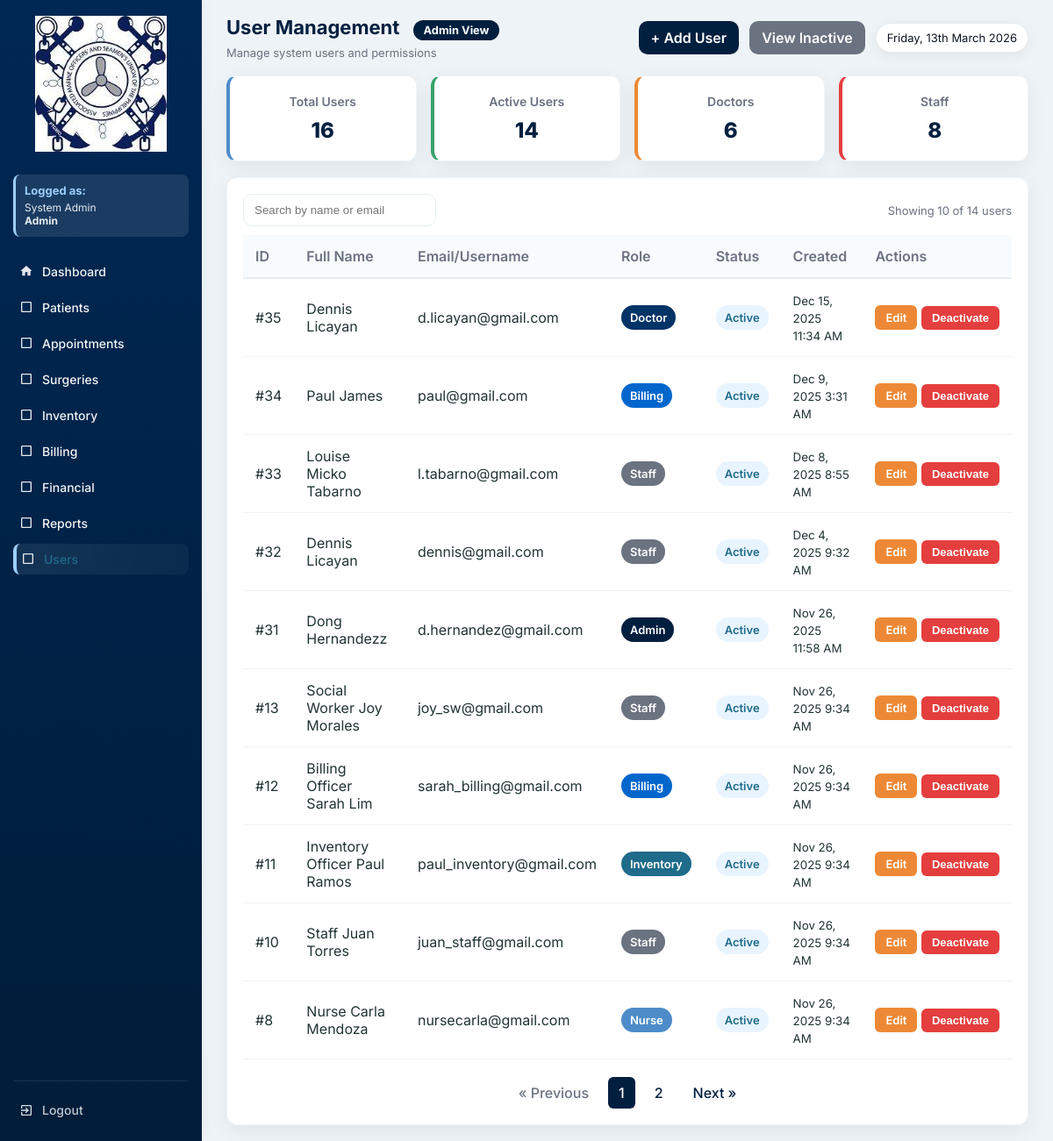
/users.php (signed in), run on the app's committed database.
### tables this page shows
CREATE TABLE `users` (
  `id` int(11) NOT NULL,
  `full_name` varchar(150) DEFAULT NULL,
  `username` varchar(100) DEFAULT NULL,
  `password` varchar(255) DEFAULT NULL,
  `role` enum('Admin','Doctor','Nurse','Staff','Inventory','Billing','SocialWorker') NOT NULL,
  `created_at` timestamp NOT NULL DEFAULT current_timestamp(),
  `is_active` tinyint(1) DEFAULT 1,
  `deactivated_at` datetime DEFAULT NULL
);

### functions.php (called while the page is built, shortened)
<?php
function fetchAll($conn, $sql, $types = null, $params = [])
{
    $stmt = $conn->prepare($sql);
    $stmt->execute();
    $res = $stmt->get_result();
    $rows = $res->fetch_all(MYSQLI_ASSOC);
    return $rows;
}
function fetchOne($conn, $sql, $types = null, $params = [])
{
    $stmt = $conn->prepare($sql);
    $stmt->execute();
    $res = $stmt->get_result();
    $row = $res->fetch_assoc();
    return $row;
}
function h($s){
    return htmlspecialchars($s, ENT_QUOTES);
}
?>

### users.php (the view, shortened to what this page needs)
<?php
require 'config.php';
require 'functions.php';
$current_role = $_SESSION['role'] ?? 'Guest';
$current_name = $_SESSION['name'] ?? 'User';
$role_permissions = [
    'Admin' => [
        'dashboard.php' => 'Dashboard',
        'patients.php' => 'Patients',
        'appointments.php' => 'Appointments',
        'surgeries.php' => 'Surgeries',
        'inventory.php' => 'Inventory',
        'billing.php' => 'Billing',
        'financials.php' => 'Financial',
        'reports.php' => 'Reports',
        'users.php' => 'Users'
    ],
    'Doctor' => [
        'dashboard.php' => 'Dashboard',
        'patients.php' => 'Patients',
        'appointments.php' => 'Appointments',
        'surgeries.php' => 'Surgeries',
        'inventory.php' => 'Inventory',
        'reports.php' => 'Reports'
    ],
    'Nurse' => [
        'dashboard.php' => 'Dashboard',
        'patients.php' => 'Patients',
        'appointments.php' => 'Appointments',
        'inventory.php' => 'Inventory',
        'reports.php' => 'Reports'
    ],
    'Staff' => [
        'dashboard.php' => 'Dashboard',
        'patients.php' => 'Patients',
        'appointments.php' => 'Appointments',
        'reports.php' => 'Reports'
    ],
    'Inventory' => [
        'dashboard.php' => 'Dashboard',
        'inventory.php' => 'Inventory',
        'reports.php' => 'Reports'
    ],
    'Billing' => [
        'dashboard.php' => 'Dashboard',
        'billing.php' => 'Billing',
        'financials.php' => 'Financial',
        'reports.php' => 'Reports'
    ],
    'MedicalRecordsBilling' => [
        'dashboard.php' => 'Dashboard',
        'financials.php' => 'Financial',
        'reports.php' => 'Reports'
    ]
];
$allowed_pages = $role_permissions[$current_role] ?? ['dashboard.php' => 'Dashboard'];
$users_per_page = 10;
$current_page = isset($_GET['page']) ? max(1, intval($_GET['page'])) : 1;
$offset = ($current_page - 1) * $users_per_page;
$show_inactive = isset($_GET['show']) && $_GET['show'] === 'inactive';
$table_check = fetchOne($conn, "SHOW COLUMNS FROM users LIKE 'is_active'");
$has_status_columns = $table_check !== null;
if ($has_status_columns) {
    $status_condition = $show_inactive ? "u.is_active = 0" : "u.is_active = 1";
} else {
    $status_condition = "1=1";
}
$total_users_query = "SELECT COUNT(*) as total FROM users u WHERE $status_condition";
$total_users_result = mysqli_query($conn, $total_users_query);
$total_users_row = mysqli_fetch_assoc($total_users_result);
$total_users = $total_users_row['total'];
$total_pages = ceil($total_users / $users_per_page);
$rows = fetchAll($conn, "
    SELECT u.id, u.full_name, u.username, u.role, u.created_at" .
    ($has_status_columns ? ", u.is_active, u.deactivated_at" : "") . "
    FROM users u
    WHERE {$status_condition}
    ORDER BY u.id DESC
    LIMIT $offset, $users_per_page
", null, []);
$total_stats = fetchOne($conn, "SELECT COUNT(*) as total FROM users", null, []);
$active_stats = fetchOne($conn, "SELECT COUNT(*) as total FROM users WHERE is_active = 1", null, []);
$doctor_stats = fetchOne($conn, "SELECT COUNT(*) as total FROM users WHERE role = 'Doctor'", null, []);
$staff_stats = fetchOne($conn, "SELECT COUNT(*) as total FROM users WHERE role IN ('Staff', 'Nurse', 'Inventory', 'Billing', 'MedicalRecordsBilling')", null, []);
?>
<!DOCTYPE html>
<html lang="en">
<head>
</head>
<body>
  <div class="app">
    <aside class="sidebar" id="sidebar">
      <div class="logo-wrap">
        <a href="dashboard.php" style="display: block;">
          <img src="logo.jpg" alt="Gig Oca Robles Seamen's Hospital Davao Logo">
        </a>
      </div>
      <div class="user-info">
        <h4>Logged as:</h4>
        <p><?php echo htmlspecialchars($current_name); ?><br><strong><?php echo htmlspecialchars($current_role); ?></strong></p>
      </div>
      <nav class="menu" id="mainMenu">
        <a href="dashboard.php" class="menu-item <?php echo basename($_SERVER['PHP_SELF']) == 'dashboard.php' ? 'active' : ''; ?>">
          <span class="icon">
            <svg viewBox="0 0 24 24" fill="currentColor">
              <path d="M10 20v-6h4v6h5v-8h3L12 3 2 12h3v8z"/>
            </svg>
          </span>
          <span class="label">Dashboard</span>
        </a>
        <?php foreach($allowed_pages as $page => $label): ?>
          <?php if($page !== 'dashboard.php'): ?>
            <a href="<?php echo $page; ?>" class="menu-item <?php echo basename($_SERVER['PHP_SELF']) == $page ? 'active' : ''; ?>">
              <span class="icon">
                <?php
                  $icons = [
                    'patients.php' => '<svg viewBox="0 0 24 24" fill="currentColor"><path d="M12 12c2.21 0 4-1.79 4-4s-1.79-4-4-4-4 1.79-4 4 1.79 4 4 4zm0 2c-2.67 0-8 1.34-8 4v2h16v-2c0-2.66-5.33-4-8-4z"/></svg>',
                    'appointments.php' => '<svg viewBox="0 0 24 24" fill="currentColor"><path d="M19 3h-1V1h-2v2H8V1H6v2H5c-1.11 0-1.99.9-1.99 2L3 19c0 1.1.89 2 2 2h14c1.1 0 2-.9 2-2V5c0-1.1-.9-2-2-2zm0 16H5V8h14v11zM7 10h5v5H7z"/></svg>',
                    'surgeries.php' => '<svg viewBox="0 0 24 24" fill="currentColor"><path d="M12 2C8.13 2 5 5.13 5 9c0 5.25 7 13 7 13s7-7.75 7-13c0-3.87-3.13-7-7-7zm0 9.5c-1.38 0-2.5-1.12-2.5-2.5s1.12-2.5 2.5-2.5 2.5 1.12 2.5 2.5-1.12 2.5-2.5 2.5z"/></svg>',
                    'inventory.php' => '<svg viewBox="0 0 24 24" fill="currentColor"><path d="M20 8h-3V4H7v4H4v14h16V8zM9 6h6v2H9V6zm11 14H4v-9h16v9zm-7-7H8v-2h5v2z"/></svg>',
                    'billing.php' => '<svg viewBox="0 0 24 24" fill="currentColor"><path d="M11.8 10.9c-2.27-.59-3-1.2-3-2.15 0-1.09 1.01-1.85 2.7-1.85 1.78 0 2.44.85 2.5 2.1h2.21c-.07-1.72-1.12-3.3-3.21-3.81V3h-3v2.16c-1.94.42-3.5 1.68-3.5 3.61 0 2.31 1.91 3.46 4.7 4.13 2.5.6 3 1.48 3 2.41 0 .69-.49 1.79-2.7 1.79-2.06 0-2.87-.92-2.98-2.1h-2.2c.12 2.19 1.76 3.42 3.68 3.83V21h3v-2.15c1.95-.37 3.5-1.5 3.5-3.55 0-2.84-2.43-3.81-4.7-4.4z"/></svg>',
                    'financials.php' => '<svg viewBox="0 0 24 24" fill="currentColor"><path d="M3 13h8V3H3v10zm0 8h8v-6H3v6zm10 0h8V11h-8v10zm0-18v6h8V3h-8z"/></svg>',
                    'reports.php' => '<svg viewBox="0 0 24 24" fill="currentColor"><path d="M19 3H5c-1.1 0-2 .9-2 2v14c0 1.1.9 2 2 2h14c1.1 0 2-.9 2-2V5c0-1.1-.9-2-2-2zM9 17H7v-7h2v7zm4 0h-2V7h2v10zm4 0h-2v-4h2v4z"/></svg>',
                    'users.php' => '<svg viewBox="0 0 24 24" fill="currentColor"><path d="M16 11c1.66 0 2.99-1.34 2.99-3S17.66 5 16 5c-1.66 0-3 1.34-3 3s1.34 3 3 3zm-8 0c1.66 0 2.99-1.34 2.99-3S9.66 5 8 5C6.34 5 5 6.34 5 8s1.34 3 3 3zm0 2c-2.33 0-7 1.17-7 3.5V19h14v-2.5c0-2.33-4.67-3.5-7-3.5zm8 0c-.29 0-.62.02-.97.05 1.16.84 1.97 1.97 1.97 3.45V19h6v-2.5c0-2.33-4.67-3.5-7-3.5z"/></svg>'
                  ];
                  echo $icons[$page] ?? '<svg viewBox="0 0 24 24" fill="currentColor"><path d="M19 5v14H5V5h14m0-2H5c-1.1 0-2 .9-2 2v14c0 1.1.9 2 2 2h14c1.1 0 2-.9 2-2V5c0-1.1-.9-2-2-2z"/></svg>';
                ?>
              </span>
              <span class="label"><?php echo $label; ?></span>
            </a>
          <?php endif; ?>
        <?php endforeach; ?>
      </nav>
      <div class="sidebar-bottom">
        <a href="logout.php" class="menu-item" style="color: rgba(255,255,255,0.8);">
          <span class="icon">
            <svg viewBox="0 0 24 24" fill="currentColor">
              <path d="M10.09 15.59L11.5 17l5-5-5-5-1.41 1.41L12.67 11H3v2h9.67l-2.58 2.59zM19 3H5c-1.11 0-2 .9-2 2v4h2V5h14v14H5v-4H3v4c0 1.1.89 2 2 2h14c1.1 0 2-.9 2-2V5c0-1.1-.9-2-2-2z"/>
            </svg>
          </span>
          <span class="label">Logout</span>
        </a>
      </div>
    </aside>
    <div class="main" id="mainContent">
      <div class="topbar">
        <div class="top-left">
          <h1>User Management <?php echo $show_inactive ? '(Inactive)' : ''; ?>
            <span class="role-badge role-<?php echo strtolower($current_role); ?>">
              <?php echo htmlspecialchars($current_role); ?> View
            </span>
          </h1>
          <p>Manage system users and permissions</p>
        </div>
        <div class="top-actions">
          <?php if ($show_inactive): ?>
            <a href="users.php" class="btn" style="background: #6b7280; color: white;">View Active Users</a>
          <?php else: ?>
            <a href="user_form.php" class="btn">+ Add User</a>
            <?php if ($has_status_columns): ?>
              <a href="users.php?show=inactive" class="btn" style="background: #6b7280; color: white;">View Inactive</a>
            <?php endif; ?>
          <?php endif; ?>
          <div class="date-pill"><?php echo date('l, jS F Y'); ?></div>
        </div>
      </div>
      <div class="summary-cards">
        <div class="summary-card primary">
          <h4>Total Users</h4>
          <div class="value"><?php echo number_format($total_stats['total'] ?? 0); ?></div>
        </div>
        <div class="summary-card success">
          <h4>Active Users</h4>
          <div class="value"><?php echo number_format($active_stats['total'] ?? $total_stats['total'] ?? 0); ?></div>
        </div>
        <div class="summary-card warning">
          <h4>Doctors</h4>
          <div class="value"><?php echo number_format($doctor_stats['total'] ?? 0); ?></div>
        </div>
        <div class="summary-card danger">
          <h4>Staff</h4>
          <div class="value"><?php echo number_format($staff_stats['total'] ?? 0); ?></div>
        </div>
      </div>
      <div class="table-wrap" id="usersSection">
        <div class="table-controls">
          <div class="left-controls">
            <input type="text" id="searchInput" class="search-input" placeholder="Search by name or email">
          </div>
          <div class="muted">Showing <span id="rowCount"><?php echo count($rows); ?></span> of <?php echo number_format($total_users); ?> users</div>
        </div>
        <table id="usersTable" aria-label="Users table">
          <thead>
            <tr>
              <th>ID</th>
              <th>Full Name</th>
              <th>Email/Username</th>
              <th>Role</th>
              <th>Status</th>
              <th>Created</th>
              <th>Actions</th>
            </tr>
          </thead>
          <tbody>
            <?php if (count($rows) > 0): ?>
              <?php foreach($rows as $r): ?>
                <?php
                $role_class_map = [
                    'Admin' => 'role-admin',
                    'Doctor' => 'role-doctor',
                    'Nurse' => 'role-nurse',
                    'Staff' => 'role-staff',
                    'Inventory' => 'role-inventory',
                    'Billing' => 'role-billing',
                    'MedicalRecordsBilling' => 'role-medicalrecordsbilling'
                ];
                $role_class = $role_class_map[$r['role']] ?? 'role-staff';
                $status_text = 'Active';
                $status_class = 'active';
                $created_formatted = date('M j, Y g:i A', strtotime($r['created_at']));
                $row_class = ($has_status_columns && empty($r['is_active'])) ? 'style="background-color: rgba(107, 114, 128, 0.1);"' : '';
                ?>
                <tr data-user-id="<?php echo h($r['id']); ?>" <?php echo $row_class; ?>>
                  <td>#<?php echo h($r['id']); ?></td>
                  <td><?php echo h($r['full_name'] ?? ''); ?></td>
                  <td><?php echo h($r['username'] ?? ''); ?></td>
                  <td><span class="role <?php echo $role_class; ?>"><?php
                    if ($r['role'] === 'MedicalRecordsBilling') {
                        echo 'Medical Records Billing';
                    } else {
                        echo h($r['role']);
                    }
                  ?></span></td>
                  <td>
                    <span class="status <?php echo $status_class; ?>"><?php echo $status_text; ?></span>
                  </td>
                  <td><small><?php echo h($created_formatted); ?></small></td>
                  <td style="white-space: nowrap;">
                    <a href="user_form.php?id=<?php echo h($r['id']); ?>" class="btn btn-sm btn-warning">Edit</a>
                    <?php if ($has_status_columns): ?>
                      <?php $userName = addslashes($r['full_name'] ?? ''); ?>
                      <?php if (!empty($r['is_active'])): ?>
                        <?php if ($r['id'] != $_SESSION['user_id']): ?>
                          <button type="button" class="btn btn-sm btn-danger" onclick="confirmDeactivate(<?php echo h($r['id']); ?>, '<?php echo h($userName); ?>')">Deactivate</button>
                        <?php else: ?>
                          <button type="button" class="btn btn-sm" style="background: #6b7280; color: white;" disabled>Deactivate</button>
                        <?php endif; ?>
                      <?php else: ?>
                        <button type="button" class="btn btn-sm btn-success" onclick="confirmActivate(<?php echo h($r['id']); ?>, '<?php echo h($userName); ?>')">Activate</button>
                      <?php endif; ?>
                    <?php endif; ?>
                  </td>
                </tr>
              <?php endforeach; ?>
            <?php endif; ?>
          </tbody>
        </table>
        <?php if ($total_pages > 1): ?>
        <div class="pagination">
          <?php if ($current_page > 1): ?>
            <a href="?page=<?php echo $current_page - 1; ?><?php echo $show_inactive ? '&show=inactive' : ''; ?>">&laquo; Previous</a>
          <?php else: ?>
            <span class="disabled">&laquo; Previous</span>
          <?php endif; ?>
          <?php
          $start_page = max(1, $current_page - 2);
          $end_page = min($total_pages, $current_page + 2);
          for ($i = $start_page; $i <= $end_page; $i++): ?>
            <?php if ($i == $current_page): ?>
              <span class="current"><?php echo $i; ?></span>
            <?php else: ?>
              <a href="?page=<?php echo $i; ?><?php echo $show_inactive ? '&show=inactive' : ''; ?>"><?php echo $i; ?></a>
            <?php endif; ?>
          <?php endfor; ?>
          <?php if ($current_page < $total_pages): ?>
            <a href="?page=<?php echo $current_page + 1; ?><?php echo $show_inactive ? '&show=inactive' : ''; ?>">Next &raquo;</a>
          <?php else: ?>
            <span class="disabled">Next &raquo;</span>
          <?php endif; ?>
        </div>
        <?php endif; ?>
      </div>
    </div>
  </div>
</body>
</html>

### data on the page
users: id "35", full_name "Dennis Licayan", username "d.licayan@gmail.com", role "Doctor", status_text "Active", created_at "Dec 15, 2025 11:34 AM"
users: id "34", full_name "Paul James", username "paul@gmail.com", role "Billing", status_text "Active", created_at "Dec 9, 2025 3:31 AM"
users: id "33", full_name "Louise Micko Tabarno", username "l.tabarno@gmail.com", role "Staff", status_text "Active", created_at "Dec 8, 2025 8:55 AM"
users: id "32", full_name "Dennis Licayan", username "dennis@gmail.com", role "Staff", status_text "Active", created_at "Dec 4, 2025 9:32 AM"
users: id "31", full_name "Dong Hernandezz", username "d.hernandez@gmail.com", role "Admin", status_text "Active", created_at "Nov 26, 2025 11:58 AM"
users: id "13", full_name "Social Worker Joy Morales", username "joy_sw@gmail.com", role "Staff", status_text "Active", created_at "Nov 26, 2025 9:34 AM"
users: id "12", full_name "Billing Officer Sarah Lim", username "sarah_billing@gmail.com", role "Billing", status_text "Active", created_at "Nov 26, 2025 9:34 AM"
users: id "11", full_name "Inventory Officer Paul Ramos", username "paul_inventory@gmail.com", role "Inventory", status_text "Active", created_at "Nov 26, 2025 9:34 AM"
users: id "10", full_name "Staff Juan Torres", username "juan_staff@gmail.com", role "Staff", status_text "Active", created_at "Nov 26, 2025 9:34 AM"
users: id "8", full_name "Nurse Carla Mendoza", username "nursecarla@gmail.com", role "Nurse", status_text "Active", created_at "Nov 26, 2025 9:34 AM"

### other printed values
$current_name "System Admin"
$current_role "Admin"
$label "Patients"
$label "Appointments"
$label "Surgeries"
$label "Inventory"
$label "Billing"
$label "Financial"
$label "Reports"
$label "Users"
$total_stats['total'] "16"
$active_stats['total'] "14"
$doctor_stats['total'] "6"
$staff_stats['total'] "8"
count($rows) "10"
